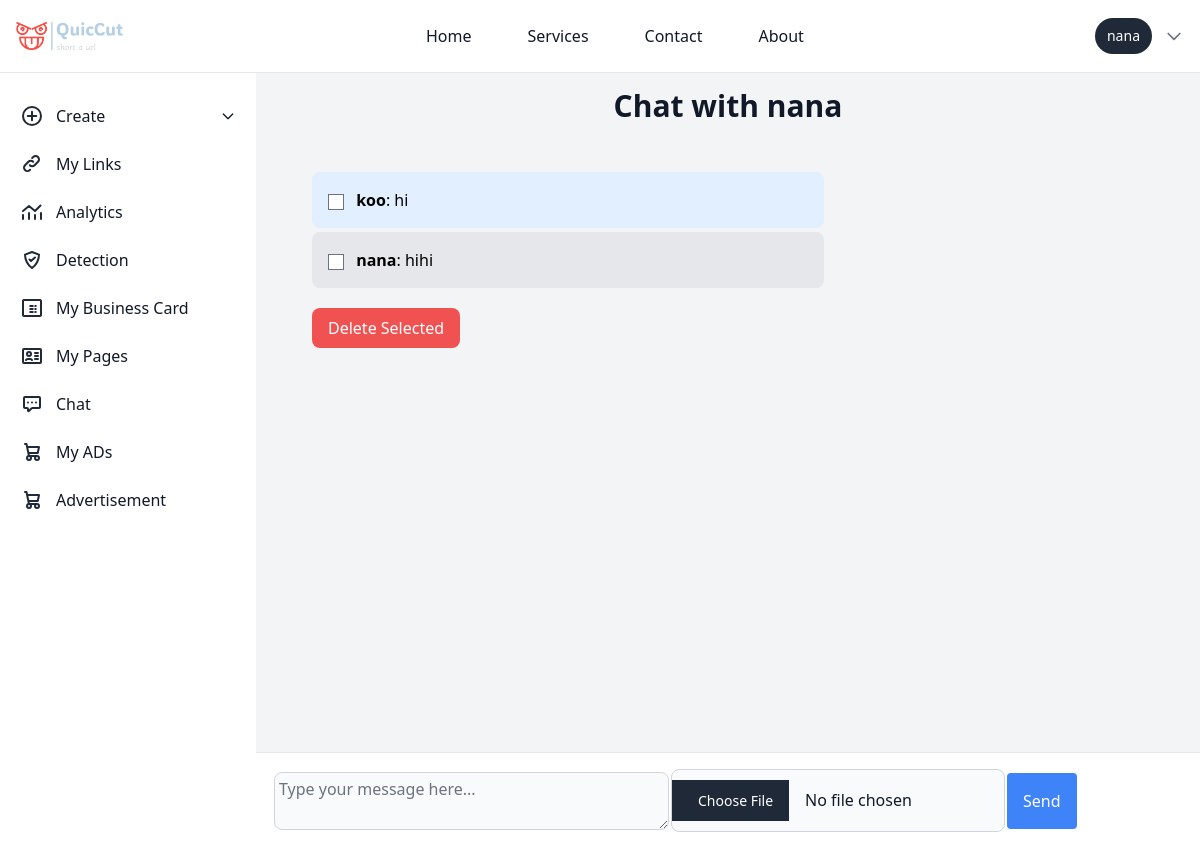
Page /chat/nana/ (signed in) on the committed database.
### chat/models.py (models this page shows, shortened)
class Message(models.Model):
    sender = models.ForeignKey(User, related_name='sent_messages', on_delete=models.CASCADE)
    receiver = models.ForeignKey(User, related_name='received_messages', on_delete=models.CASCADE)
    content = models.TextField()
    timestamp = models.DateTimeField(auto_now_add=True)
    is_read = models.BooleanField(default=False)
    file = models.FileField(upload_to='uploads/', blank=True, null=True)

### chat/views.py (the view)
# urls.py: path('<str:username>/', views.chat_detail, name='chat_detail'),
@login_required
def chat_detail(request, username):
    user = get_object_or_404(User, username=username)
    if request.method == 'POST':
        form = MessageForm(request.POST, request.FILES)
        if form.is_valid():
            message = form.save(commit=False)
            message.sender = request.user
            message.receiver = user
            message.save()
            send_mail(
                subject='New Message Notification',
                message=f'You have received a new message from {request.user.username}.',
                from_email='developeregyakofi@gmail.com',
                recipient_list=[user.email],
                fail_silently=False,
            )
            return redirect('chat_detail', username=user.username)
    else:
        form = MessageForm()
    messages = Message.objects.filter(
        (Q(sender=request.user) & Q(receiver=user)) |
        (Q(sender=user) & Q(receiver=request.user))
    ).order_by('timestamp')
    unread_messages = messages.filter(receiver=request.user, is_read=False)
    unread_messages.update(is_read=True)
    if request.method == 'POST':
        content = request.POST.get('content')
        if content:
            Message.objects.create(sender=request.user, receiver=user, content=content)
    if request.method == 'POST' and 'delete_message_ids' in request.POST:
        message_ids = request.POST.getlist('delete_message_ids')
        Message.objects.filter(id__in=message_ids).delete()
    return render(request, 'chat/chat_detail.html', {'messages': messages, 'form': form, 'user': user})

### chat/forms.py
class MessageForm(forms.ModelForm):
    class Meta:
        model = Message
        fields = ['content', 'file']
        widgets = {
            'content': forms.Textarea(attrs={
                'rows': 2,
                'class': 'p-1 text-md text-gray-900 bg-gray-50 rounded-lg border border-gray-300 focus:ring-blue-500 focus:border-blue-500 dark:bg-gray-700 dark:border-gray-600 dark:placeholder-gray-400 dark:text-white dark:focus:ring-blue-500 dark:focus:border-blue-500',
                'placeholder': 'Type your message here...'
            }),
                'file': forms.ClearableFileInput(attrs={
                'class': "p-2.5 text-md text-gray-900 bg-gray-50 rounded-lg border border-gray-300 focus:ring-blue-500 focus:border-blue-500 dark:bg-gray-700 dark:border-gray-600 dark:placeholder-gray-400 dark:text-white dark:focus:ring-blue-500 dark:focus:border-blue-500",
            }),
        }

### chat/templatetags/chat_tags.py (called while the page is built)
@register.simple_tag
def unread_message_count(user):
    return Message.objects.filter(receiver=user, is_read=False).count()

### templates/chat/chat_detail.html (shortened to what this page needs)
{% extends 'basehome/base.html' %}
{% block content %}
{% load static %}
<div class="bg-gray-100 p-10 sm:ml-64 mt-12 overflow-y-auto max-h-screen flex flex-col">
    <div class="w-full h-screen bg-gray-100">
    <div class="flex-none">
        <h1 class="text-center text-3xl font-bold text-gray-900 mb-8">Chat with {{ user.username }}</h1>
    </div>
    <div class="flex-1 overflow-y-auto p-4 space-y-4 mb-24">
        <form method="post">
            {% if messages %}
                {% for message in messages %}
                    <div class="mb-1 {% if message.sender == request.user %}bg-blue-100 self-end{% else %}bg-gray-200 self-start{% endif %} p-4 rounded-lg max-w-lg">
                        <input type="checkbox" name="delete_message_ids" value="{{ message.id }}" class="mr-2">
                        <strong>{{ message.sender.username }}</strong>: {{ message.content }}
                    </div>
                {% endfor %}
                <button type="submit" class="mt-4 bg-red-500 text-white px-4 py-2 rounded-lg hover:bg-red-600">Delete Selected</button>
            {% endif %}
        </form>
    </div>
    <div class="ml-64 bg-white p-4 border-t border-gray-200 fixed bottom-0 inset-x-0">
        <form method="post" enctype="multipart/form-data" class="flex space-x-0.5 items-center">
                {{ form.content }}
                    {{ form.file }}
                <button type="submit" class="bg-blue-500 text-white px-4 py-4 rounded hover:bg-blue-600">
                    Send
                </button>
            </div>
    </div>
</div>
{% endblock %}

### templates/basehome/base.html (shortened to what this page needs)
{% load compress %}
{% load static %}
{% load chat_tags %}
<!DOCTYPE html>
<html lang="en">
<head>
    {% compress css %}
    <link rel="stylesheet" href="{% static 'src/output.css' %}">
    {% endcompress %}
</head>
<body class="p-0 m-0">
  <nav class="bg-white dark:bg-gray-900 border-b border-gray-200 dark:border-gray-700  fixed w-full z-10 top-0">
    <div class="max-w-screen-xl mx-auto p-4 flex flex-wrap items-center justify-between">
       <a href="/" class=" items-center ">
          <img src="{% static 'logo.png' %}" class="h-6 me-3 sm:h-7" alt="logo" />
       </a>
        <div class="flex items-center md:order-2 space-x-3 rtl:space-x-reverse">
            {% if user.is_authenticated %}
            <span class="flex items-center text-sm bg-gray-800 text-white rounded-full py-2 px-3 focus:ring-4 focus:ring-gray-300 dark:focus:ring-gray-600">
                {{ user.username }}
            </span>
            <div class="relative">
                <button id="user-menu-button" class="flex items-center text-sm text-gray-500 hover:text-gray-700 dark:text-gray-400 dark:hover:text-gray-300 focus:outline-none">
                    <svg class="w-5 h-5" fill="none" stroke="currentColor" viewBox="0 0 24 24" xmlns="http://www.w3.org/2000/svg">
                        <path stroke-linecap="round" stroke-linejoin="round" stroke-width="2" d="M19 9l-7 7-7-7"></path>
                    </svg>
                </button>
            </div>
            {% endif %}
        </div>
        <div class="hidden w-full md:flex md:w-auto md:order-1" id="navbar-user">
            <ul class="flex flex-col p-4 mt-4 bg-gray-50 md:bg-white dark:bg-gray-800 md:dark:bg-gray-900 md:mt-0 md:flex-row md:space-x-8 md:p-0 border border-gray-100 rounded-lg md:border-0 dark:border-gray-700">
                <li>
                    <a href="{% url 'landingpage' %}" class="block py-2 px-3 text-gray-900 hover:text-blue-700 dark:text-white md:hover:bg-transparent md:dark:hover:text-blue-500 dark:hover:bg-gray-700 dark:hover:text-white md:dark:hover:bg-transparent">Home</a>
                </li>
                <li>
                    <a href="{% url 'service' %}" class="block py-2 px-3 text-gray-900 hover:text-blue-700 dark:text-white md:hover:bg-transparent md:dark:hover:text-blue-500 dark:hover:bg-gray-700 dark:hover:text-white md:dark:hover:bg-transparent">Services</a>
                </li>
                <li>
                    <a href="{% url 'contact' %}" class="block py-2 px-3 text-gray-900 hover:text-blue-700 dark:text-white md:hover:bg-transparent md:dark:hover:text-blue-500 dark:hover:bg-gray-700 dark:hover:text-white md:dark:hover:bg-transparent">Contact</a>
                </li>
                <li>
                    <a href="{% url 'about' %}" class="block py-2 px-3 text-gray-900 hover:text-blue-700 dark:text-white md:hover:bg-transparent md:dark:hover:text-blue-500 dark:hover:bg-gray-700 dark:hover:text-white md:dark:hover:bg-transparent">About</a>
                </li>
            </ul>
        </div>
    </div>
</nav>
    <nav class="bg-white">
      <aside id="logo-sidebar" class=" fixed mt-20 left-0 z-40 w-64 h-screen transition-transform -translate-x-full sm:translate-x-0" aria-label="Sidebar">
        <div class="h-full px-3 py-4 overflow-y-auto bg-white dark:bg-white-800">
        <div >
          <div >
            <ul id="sidebar" class="space-y-2 font-medium">
             {% if user.is_authenticated %}
             <li x-data="{ open: false }">
              <a href="javascript:void(0);" @click="open = !open" class="flex items-center p-2 text-gray-900 rounded-lg dark:text-white hover:bg-gray-100 dark:hover:bg-gray-700 group">
                  <span class="ms-3">Create</span>
                  <svg :class="{ 'rotate-180': open }" class="w-4 h-4 ml-auto transition-transform duration-200" xmlns="http://www.w3.org/2000/svg" fill="none" viewBox="0 0 24 24" stroke="currentColor">
                      <path stroke-linecap="round" stroke-linejoin="round" stroke-width="2" d="M19 9l-7 7-7-7"/>
                  </svg>
              </a>
          </li>
            <li>
              <a href="{% url 'user_links' %}" class="flex items-center p-2 text-gray-900 rounded-lg dark:text-white hover:bg-gray-100 dark:hover:bg-gray-700 group">
               <span class="ms-3">My Links</span>
               </a>
             </li>
             <li>
              <a href="{% url 'analytics_view' %}" class="flex items-center p-2 text-gray-900 rounded-lg dark:text-white hover:bg-gray-100 dark:hover:bg-gray-700 group">
                <svg class="w-6 h-6 text-gray-800 dark:text-white" aria-hidden="true" xmlns="http://www.w3.org/2000/svg" width="24" height="24" fill="none" viewBox="0 0 24 24">
                  <path stroke="currentColor" stroke-linecap="round" stroke-linejoin="round" stroke-width="2" d="M3 15v4m6-6v6m6-4v4m6-6v6M3 11l6-5 6 5 5.5-5.5"/>
                </svg>
                 <span class="flex-1 ms-3 whitespace-nowrap">Analytics</span>
              </a>
           </li>
           <li>
            <a href="{% url 'predict' %}" class="flex items-center p-2 text-gray-900 rounded-lg dark:text-white hover:bg-gray-100 dark:hover:bg-gray-700 group">
               <span class="flex-1 ms-3 whitespace-nowrap">Detection</span>
            </a>
         </li>
   <li>
    <a href="{% url 'business_card_list' %}" class="flex items-center p-2 text-gray-900 rounded-lg dark:text-white hover:bg-gray-100 dark:hover:bg-gray-700 group">
       <span class="flex-1 ms-3 whitespace-nowrap">My Business Card</span>
    </a>
 </li>
 <li>
  <a href="{% url 'user_landing_pages' %}" class="flex items-center p-2 text-gray-900 rounded-lg dark:text-white hover:bg-gray-100 dark:hover:bg-gray-700 group">
     <span class="flex-1 ms-3 whitespace-nowrap">My Pages</span>
  </a>
</li>
    <li>
      <a href="{% url 'chat_list' %}"  class="flex items-center p-2 text-gray-900 rounded-lg dark:text-white hover:bg-gray-100 dark:hover:bg-gray-700 group">
         <span class="flex-1 ms-3 whitespace-nowrap">Chat</span>
         {% load chat_tags %}
         {% unread_message_count user as unread_count %}
      </a>
   </li>
    <li>
      <a href="{% url 'my_content'%}" class="flex items-center p-2 text-gray-900 rounded-lg dark:text-white hover:bg-gray-100 dark:hover:bg-gray-700 group">
        <span class="ms-3">My ADs</span>
        </a>
      </li>
             <li>
              <a href="{% url 'content_list' %}" class="flex items-center p-2 text-gray-900 rounded-lg dark:text-white hover:bg-gray-100 dark:hover:bg-gray-700 group">
                 <span class="flex-1 ms-3 whitespace-nowrap">Advertisement</span>
              </a>
           </li>
              {% endif %}
            </ul>
          </div>
        </div>
        <br>
        <br>
        <br>
        <br>
      </nav>
    {% block content %}
    {% endblock %}
</body>
</html>

### rows in the picture
Message: sender.username "koo", content "hi"
Message: sender.username "nana", content "hihi"

### other values in the picture
{{ user.username }} "nana"
